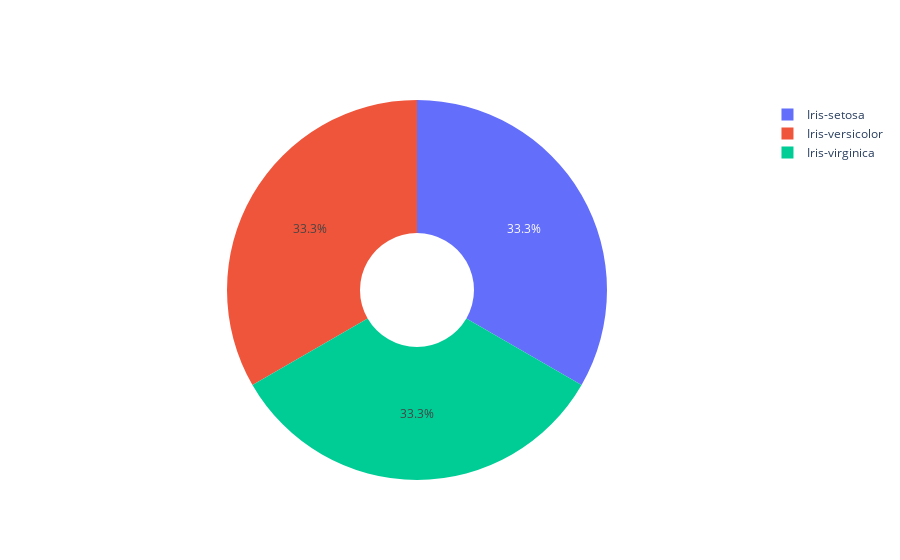

Notebook cell for this chart:
### Markdown cell above
Now to check that IRIS dataset is a balanced dataset or an imbalanced dataset,We are plotting piechart to see distribution among various classes of dataset.

### Code cell
labels=iris['Species'].unique()
values=iris['Species'].value_counts()
fig = go.Figure(data=[go.Pie(labels=labels, values=values, hole=.3)])
py.iplot(fig)

### Figure 1 — Plotly figure (JSON) as saved in the notebook; plotly's stock layout.template omitted (floating-point values rounded to 4 significant figures)
{"data": [{"hole": 0.3, "labels": ["Iris-setosa", "Iris-versicolor", "Iris-virginica"], "type": "pie", "values": [50, 50, 50]}], "layout": {}}
